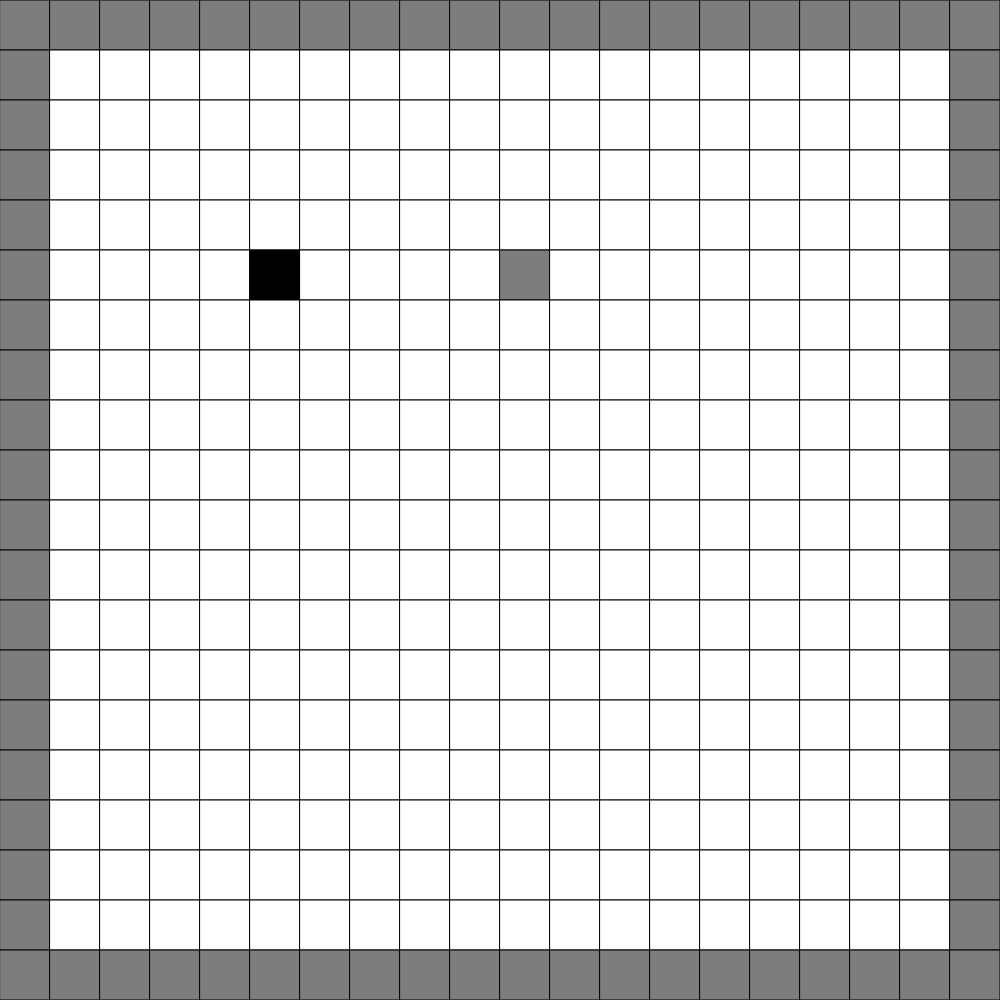
Frame 1 (no input)
Frame 60 (no input): identical to frame 1, image omitted
Frame 120 (the mouse pressed at the canvas centre since frame 60): identical to frame 1, image omitted

The p5.js sketch that drew this single still picture (run headless with seeded random() and noise() and a simulated clock; from frame 60 on, the mouse is pressed at the canvas centre):

// p5.js sketch
// ── sketch.js
// Portal
// Aiden Jorgensen
// Date
//
// Extra for Experts:
// - describe what you did to take this project "above and beyond"

let cols = 20;
let rows = 20;
let grid;
let chamber;
let playerX = 5;
let playerY = 5;
let cellSize;
let playerPos;


function setup() {
  if (windowHeight > windowWidth){
    createCanvas(windowWidth, windowWidth);
    cellSize = height/cols;
  }
  else{
    createCanvas(windowHeight, windowHeight);
  }
  grid = createRoom();
  grid[playerX][playerY] = 1;
}

function draw() {
  displayGrid(grid, rows, cols);
}

function displayGrid(grid, rows, cols) {
  let cellSize = width / cols;
  for (let y = 0; y < rows; y++) {
    for (let x = 0; x < cols; x++) {
      if (grid[y][x] === 0) {
        fill(255);
      }
      else if(grid[y][x] === 2){
        fill(125);
      }
      else {
        fill(0);
      }
      rect(x*cellSize, y*cellSize, cellSize, cellSize);
    }
  }
}

function keyPressed(){
  grid[playerY][playerX] = 0;
  
  if(key === 'w'){
    if(playerY > 1){
      playerY -= 1;
    }
  }
  if (key === 's'){
    if(playerY < cols-2){
      playerY += 1
    }
  }
  if(key === 'd'){
    if (playerX < cols-2){
      playerX += 1
    }
  }
  if(key === 'a'){
    if (playerX > 1){
      playerX -= 1
    }
  }
  grid[playerY][playerX] = 1;
}

function createEmptyGrid(){
  let emptyGrid = [];
  for (let x = 0; x < cols; x++) {
    emptyGrid.push([]);
    for(let y = 0; y < rows; y++){
      emptyGrid[x].push(0);
    }
  }
  return emptyGrid;
}

function createRoom(){
  let room = [];
  for (let x = 0; x < cols; x++){
    room.push([]);
    for(let y = 0; y < rows; y++){
      if (x === 0 || y === 0 || x === cols-1 || y === cols-1 || (y === 10 && x === 5)){
        room[x].push(2);
      }
      else{
        room[x].push(0);
      }
    }
  }
  return room;
}
